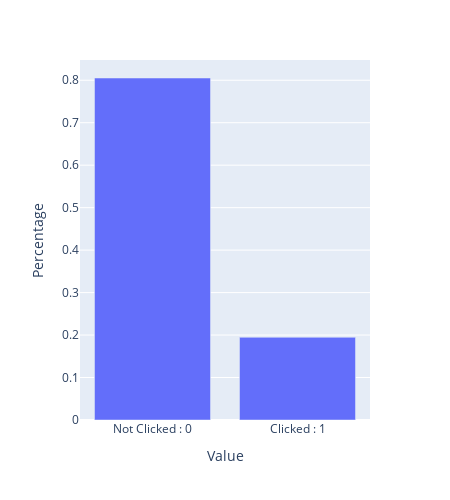

The notebook cell saved with this chart:
### Markdown cell above
### EDA 2 : Imbalance

### Code cell
click = train['Click'].value_counts(normalize=True)

click_figure = px.bar(click,
             x=['Not Clicked : 0', 'Clicked : 1'],
             y=click.values.tolist(),
             labels={'x': 'Value', 'y': 'Percentage'},
             width = 450,
             height = 500
            )

# 그래프 표시
click_figure.show()

### Figure 1 — Plotly figure (JSON) as saved in the notebook; plotly's stock layout.template omitted (floating-point values rounded to 4 significant figures)
{"data": [{"alignmentgroup": "True", "hovertemplate": "Value=%{x}<br>Percentage=%{y}<extra></extra>", "legendgroup": "", "marker": {"color": "#636efa", "pattern": {"shape": ""}}, "name": "", "offsetgroup": "", "orientation": "v", "showlegend": false, "textposition": "auto", "type": "bar", "x": ["Not Clicked : 0", "Clicked : 1"], "xaxis": "x", "y": [0.8053, 0.1947], "yaxis": "y"}], "layout": {"barmode": "relative", "height": 500, "legend": {"tracegroupgap": 0}, "margin": {"t": 60}, "width": 450, "xaxis": {"anchor": "y", "domain": [0, 1], "title": {"text": "Value"}}, "yaxis": {"anchor": "x", "domain": [0, 1], "title": {"text": "Percentage"}}}}
